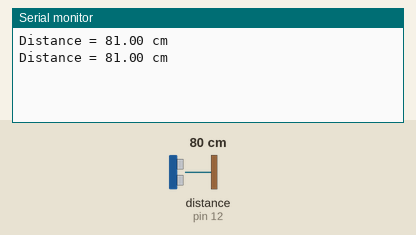
The sketch below on a simulated Arduino Uno, built with avr-gcc and run on an emulated ATmega328P. Shown: the last lines printed to the serial monitor. The test bench sets the inputs (shaded band); at power-on: distance to the obstacle (sensor on pin 12) 80 cm. The echo pulse lasts 58.3 µs per cm.

Above: at 1.8 s.
1.9 s: distance to the obstacle (sensor on pin 12) set to 4 cm
At 2.8 s:
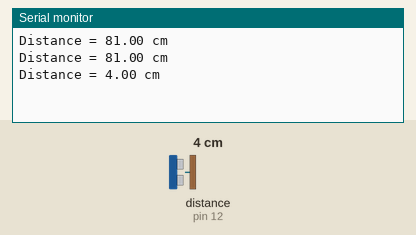
3.4 s: distance to the obstacle (sensor on pin 12) set to 2 cm
At 4.4 s:
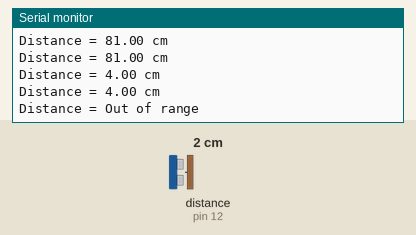

Measured:
- the behaviour switches between 3 and 2 cm on distance to the obstacle (sensor on pin 12) (found by bisection; images 1 and 2)
- after the input at 1.9 s, the serial monitor: prints a new line after 0.11 s (image 1)
- after the input at 3.4 s, the serial monitor: prints a new line after 0.62 s (image 2)

The sketch:

testingultrasonicsensor.ino
```cpp
#include <NewPing.h>//  HC-SR04-NewPing.ino

int trigPin = 11;
int echoPin = 12;
long duration, cm, inches;
#define TRIGGER_PIN  11
#define ECHO_PIN     12
#define MAX_DISTANCE 400
NewPing sonar(TRIGGER_PIN, ECHO_PIN, MAX_DISTANCE);
float distance;

void setup() {
  //Serial Port begin
  Serial.begin (9600);
  //Define inputs and outputs
  pinMode(trigPin, OUTPUT);
  pinMode(echoPin, INPUT);
}

void loop(){

    distance = sonar.ping_cm();

  // Send results to Serial Monitor
  Serial.print("Distance = ");
  if (distance >= 400 || distance <= 2) {
    Serial.println("Out of range");
  }
  else {
    Serial.print(distance);
    Serial.println(" cm");
    delay(500);
  }
  delay(500);
}
```
